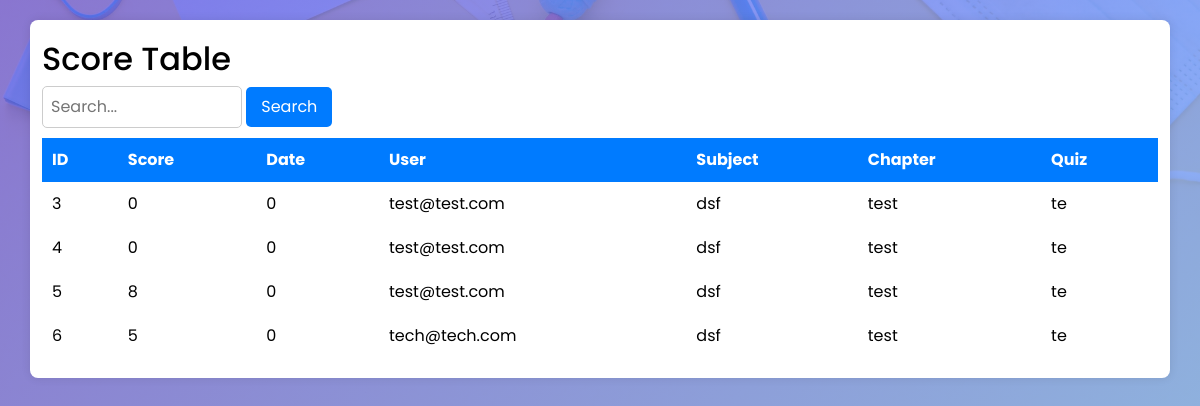
Before: /scores with the older database file.
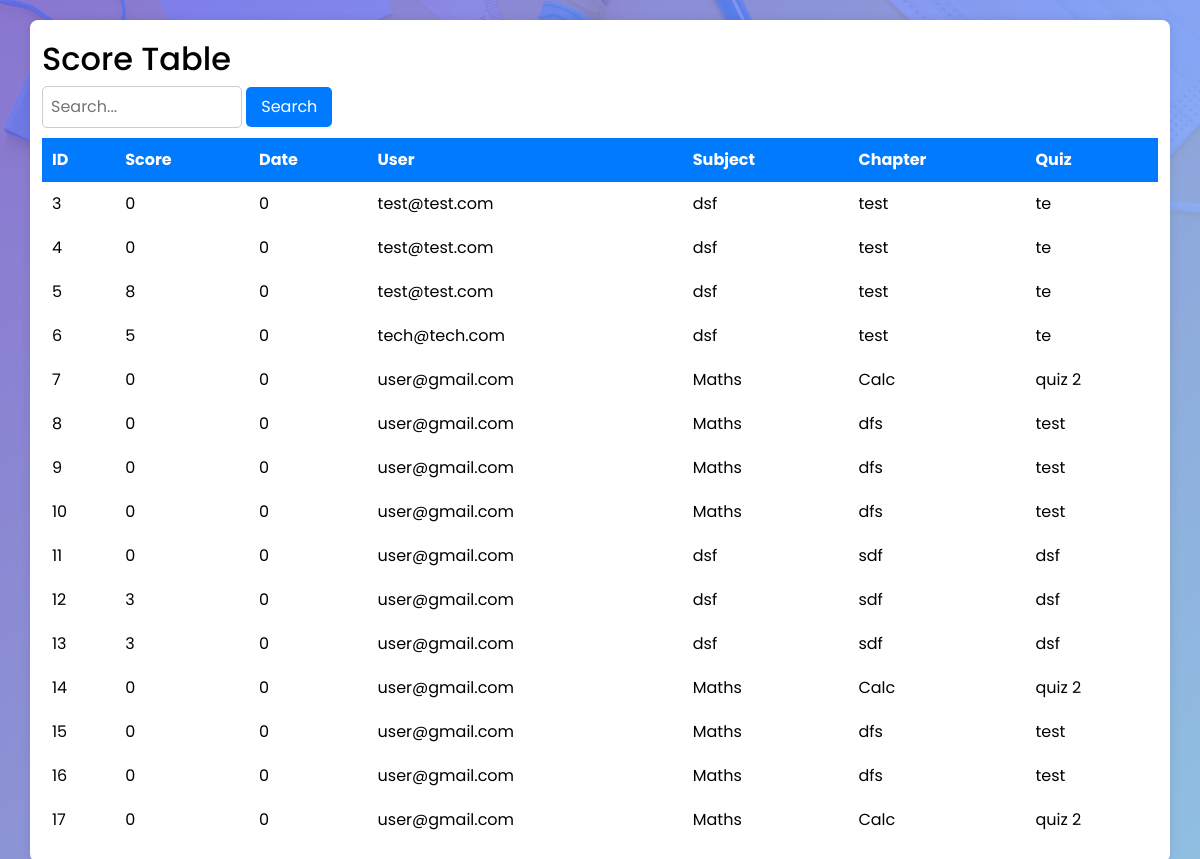
After: the same page with the newer database file.
### app/models.py (models this page shows)
class Score(db.Model):
    __tablename__ = "score"
    id = db.Column(db.Integer, primary_key=True, autoincrement=True)
    score = db.Column(db.Integer, nullable=False)
    date = db.Column(db.Integer, nullable=False)
    user_id = db.Column(db.Integer, db.ForeignKey("users.user_id"), nullable=False)
    subject_id = db.Column(db.Integer, db.ForeignKey("subjects.subject_id"), nullable=False)
    chapter_id = db.Column(db.Integer, db.ForeignKey("chapter.chapter_id"), nullable=False)
    quizID = db.Column(db.String(100), nullable=False)

### app/routes.py (the view, shortened to what this page needs)
@app.route('/scores')
def scores():
    search_query = request.args.get('search', '')
    sort_by = request.args.get('sort', 'id')
    order = request.args.get('order', 'asc')
    query = ScoreView.query
    if order == 'desc':
        query = query.order_by(db.desc(getattr(ScoreView, sort_by)))
    else:
        query = query.order_by(getattr(ScoreView, sort_by))
    scores = query.all()
    return render_template('scores.html', scores=scores, search_query=search_query, sort_by=sort_by, order=order)

### app/templates/scores.html (shortened to what this page needs)
<!DOCTYPE html>
<html lang="en">
<head>
    <link rel="stylesheet" href="{{ url_for('static', filename='styles.css') }}">
    <link href="https://cdn.jsdelivr.net/npm/bootstrap@5.3.2/dist/css/bootstrap.min.css" rel="stylesheet">
</head>
<body>
    <div class="container">
        <h2>Score Table</h2>
        <form method="get" class="search-form">
            <input type="text" name="search" placeholder="Search..." value="{{ search_query }}">
            <button type="submit">Search</button>
        </form>
        <table>
            <thead>
                <tr>
                    <th><a href="?sort=id&order={{ 'desc' if sort_by == 'id' and order == 'asc' else 'asc' }}">ID</a></th>
                    <th><a href="?sort=score&order={{ 'desc' if sort_by == 'score' and order == 'asc' else 'asc' }}">Score</a></th>
                    <th><a href="?sort=date&order={{ 'desc' if sort_by == 'date' and order == 'asc' else 'asc' }}">Date</a></th>
                    <th><a href="?sort=user_name&order={{ 'desc' if sort_by == 'user_name' and order == 'asc' else 'asc' }}">User</a></th>
                    <th><a href="?sort=subject_name&order={{ 'desc' if sort_by == 'subject_name' and order == 'asc' else 'asc' }}">Subject</a></th>
                    <th><a href="?sort=chapter_name&order={{ 'desc' if sort_by == 'chapter_name' and order == 'asc' else 'asc' }}">Chapter</a></th>
                    <th><a href="?sort=quiz_name&order={{ 'desc' if sort_by == 'quiz_name' and order == 'asc' else 'asc' }}">Quiz</a></th>
                </tr>
            </thead>
            <tbody>
                {% for score in scores %}
                <tr>
                    <td>{{ score.id }}</td>
                    <td>{{ score.score }}</td>
                    <td>{{ score.date }}</td>
                    <td>{{ score.user_name }}</td>
                    <td>{{ score.subject_name }}</td>
                    <td>{{ score.chapter_name }}</td>
                    <td>{{ score.quiz_name if score.quiz_name else 'N/A' }}</td>
                </tr>
                {% endfor %}
            </tbody>
        </table>
    </div>
</body>
</html>

### app/static/styles.css (style rules this page uses)
body { font-family: Arial, sans-serif; background-color: #f8f9fa; text-align: center; }
.container { width: 80%; margin: 20px auto; padding: 20px; background: white; border-radius: 8px; box-shadow: 0 0 10px rgba(0, 0, 0, 0.1); }
h2 { color: #333; }
.search-form { margin-bottom: 10px; }
.search-form input { padding: 8px; width: 200px; border: 1px solid #ccc; border-radius: 5px; }
.search-form button { padding: 8px 15px; border: none; background: #007bff; color: white; border-radius: 5px; cursor: pointer; }
table { width: 100%; border-collapse: collapse; margin-top: 10px; }
th, td { padding: 10px; border: 1px solid #ddd; text-align: left; }
th { background: #007bff; color: white; cursor: pointer; }
th a { color: white; text-decoration: none; }

### app/templates/scores.html (style rules this page uses)
body { font-family: 'Poppins', sans-serif; color: var(--text-color); margin: 0; padding: 0; background-image: linear-gradient(135deg, rgba(108, 92, 231, 0.8), rgba(116, 185, 255, 0.8)), url('/static/top-view-school-supplies-with-copy-space.jpg'); background-size: cover; background-position: center; background-attachment: fixed; position: relative; min-height: 100vh; }

Changed rows visible on the page:
added Score: id "7", score "0", date "0", user_name "user@gmail.com", subject_name "Maths", chapter_name "Calc", quiz_name "quiz 2"
added Score: id "8", score "0", date "0", user_name "user@gmail.com", subject_name "Maths", chapter_name "dfs", quiz_name "test"
added Score: id "9", score "0", date "0", user_name "user@gmail.com", subject_name "Maths", chapter_name "dfs", quiz_name "test"
added Score: id "10", score "0", date "0", user_name "user@gmail.com", subject_name "Maths", chapter_name "dfs", quiz_name "test"
added Score: id "11", score "0", date "0", user_name "user@gmail.com", subject_name "dsf", chapter_name "sdf", quiz_name "dsf"
added Score: id "12", score "3", date "0", user_name "user@gmail.com", subject_name "dsf", chapter_name "sdf", quiz_name "dsf"
added Score: id "13", score "3", date "0", user_name "user@gmail.com", subject_name "dsf", chapter_name "sdf", quiz_name "dsf"
added Score: id "14", score "0", date "0", user_name "user@gmail.com", subject_name "Maths", chapter_name "Calc", quiz_name "quiz 2"
added Score: id "15", score "0", date "0", user_name "user@gmail.com", subject_name "Maths", chapter_name "dfs", quiz_name "test"
added Score: id "16", score "0", date "0", user_name "user@gmail.com", subject_name "Maths", chapter_name "dfs", quiz_name "test"
added Score: id "17", score "0", date "0", user_name "user@gmail.com", subject_name "Maths", chapter_name "Calc", quiz_name "quiz 2"
